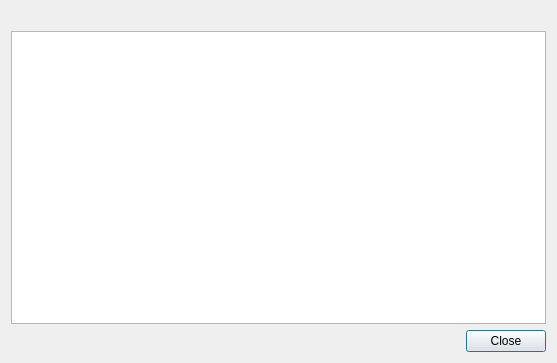
<?xml version="1.0" encoding="UTF-8"?>
<ui version="4.0">
 <class>ParamDialog</class>
 <widget class="QDialog" name="ParamDialog">
  <property name="geometry">
   <rect>
    <x>0</x>
    <y>0</y>
    <width>557</width>
    <height>363</height>
   </rect>
  </property>
  <property name="windowTitle">
   <string>Dialog</string>
  </property>
  <layout class="QVBoxLayout" name="verticalLayout">
   <item>
    <widget class="QLabel" name="textLabel">
     <property name="text">
      <string/>
     </property>
     <property name="wordWrap">
      <bool>true</bool>
     </property>
    </widget>
   </item>
   <item>
    <widget class="ParamTable" name="paramTable"/>
   </item>
   <item>
    <layout class="QHBoxLayout" name="horizontalLayout">
     <item>
      <spacer name="horizontalSpacer">
       <property name="orientation">
        <enum>Qt::Horizontal</enum>
       </property>
       <property name="sizeHint" stdset="0">
        <size>
         <width>40</width>
         <height>20</height>
        </size>
       </property>
      </spacer>
     </item>
     <item>
      <widget class="QPushButton" name="closeButton">
       <property name="text">
        <string>Close</string>
       </property>
      </widget>
     </item>
    </layout>
   </item>
  </layout>
 </widget>
 <customwidgets>
  <customwidget>
   <class>ParamTable</class>
   <extends>QTableWidget</extends>
   <header>widgets/paramtable.h</header>
  </customwidget>
 </customwidgets>
 <resources/>
 <connections/>
</ui>
